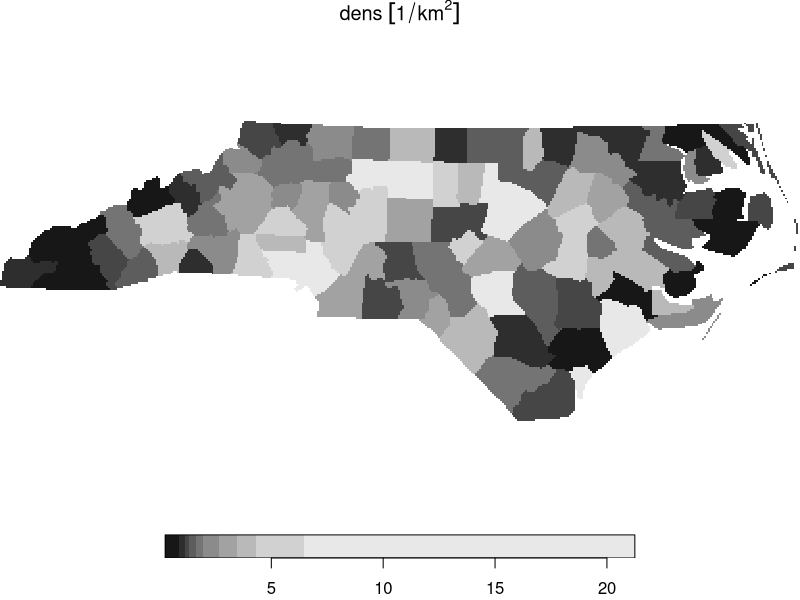
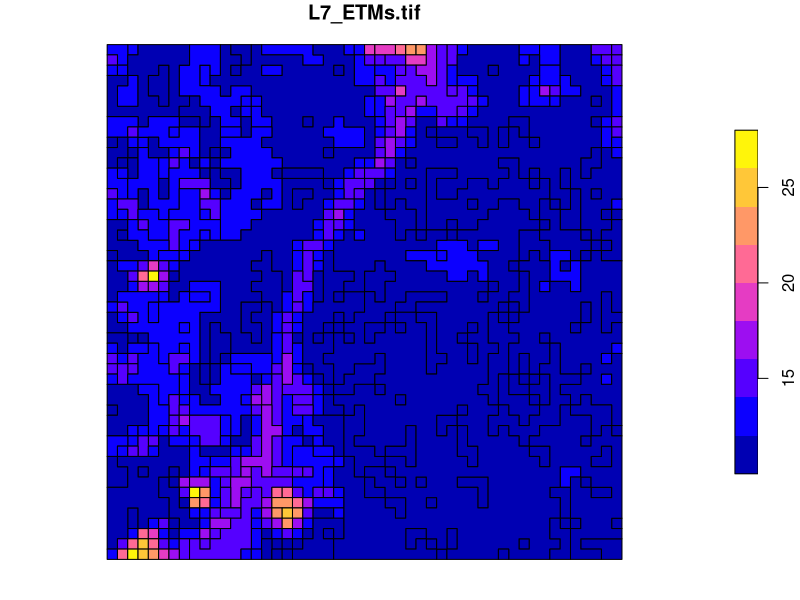
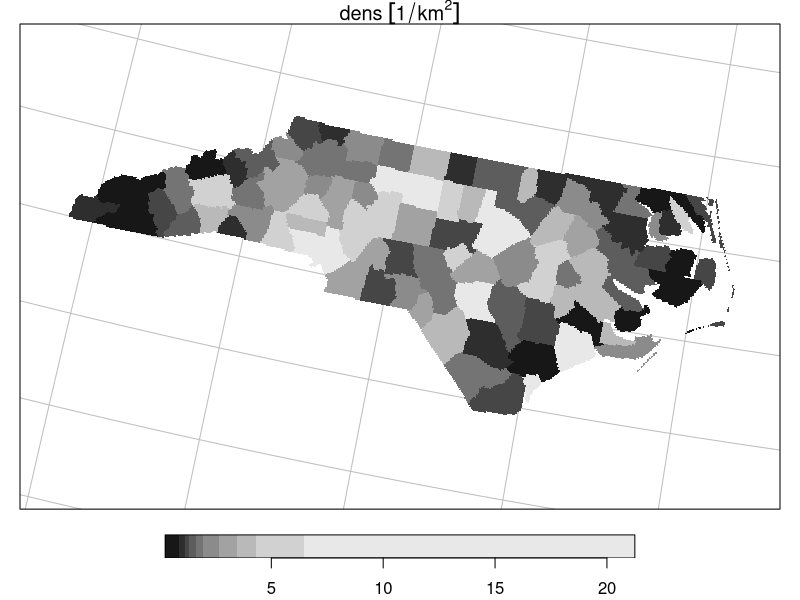
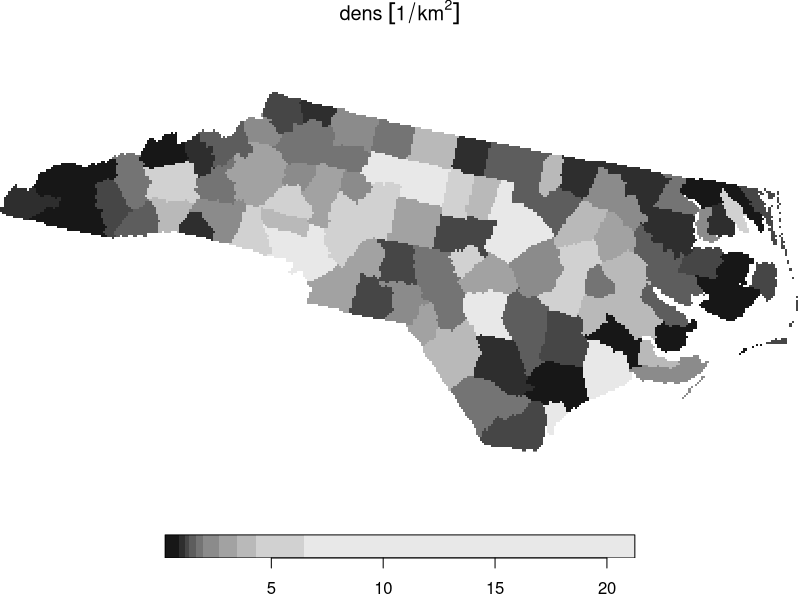

R code for these plots, in order:
## ---- chunk 1
knitr::opts_chunk$set(echo = TRUE)
knitr::opts_chunk$set(collapse = TRUE)
suppressPackageStartupMessages(library(sf))
ev = sf_extSoftVersion()["GDAL"] >= "2.4.0"
## ---- chunk 2
library(stars)
system.file("gpkg/nc.gpkg", package = "sf") %>%
  read_sf() %>%
  st_transform(32119) -> nc
nc$dens = nc$BIR79 / units::set_units(st_area(nc), km^2)
(nc.st = st_rasterize(nc["dens"], deltax = 5000, deltay = 5000))
plot(nc.st)
## ---- chunk 3
tif = system.file("tif/L7_ETMs.tif", package = "stars")
x = read_stars(tif)[, 1:50, 1:50, 1:2]
x[[1]] = round(x[[1]]/5)
## ---- chunk 4
#p = st_as_sf(x, as_points = TRUE, merge = TRUE)
#plot(p)
## ---- chunk 5
st_as_sf(x, as_points = TRUE, merge = FALSE)
## ---- chunk 6
st_as_sf(x, as_points = TRUE, merge = FALSE, long = TRUE)
## ---- chunk 7
st_as_sf(x[1], as_points = FALSE, merge = FALSE)
## ---- chunk 8
p = st_as_sf(x[1,,,1], as_points = FALSE, merge = TRUE)
## ---- chunk 9
plot(p)
## ---- chunk 10
x.sf = st_xy2sfc(x, as_points = TRUE)
x.sf
## ---- chunk 11
nc.st %>% st_transform("+proj=laea +lat_0=34 +lon_0=-60") -> nc.curv
nc.curv
plot(nc.curv, border = NA, graticule = TRUE)
## ---- chunk 12
nc %>% st_transform("+proj=laea +lat_0=34 +lon_0=-60") %>% st_bbox() %>%
	st_as_stars() -> newgrid
## ---- chunk 13
nc.st %>% st_warp(newgrid) -> nc.new
nc.new 
plot(nc.new)
